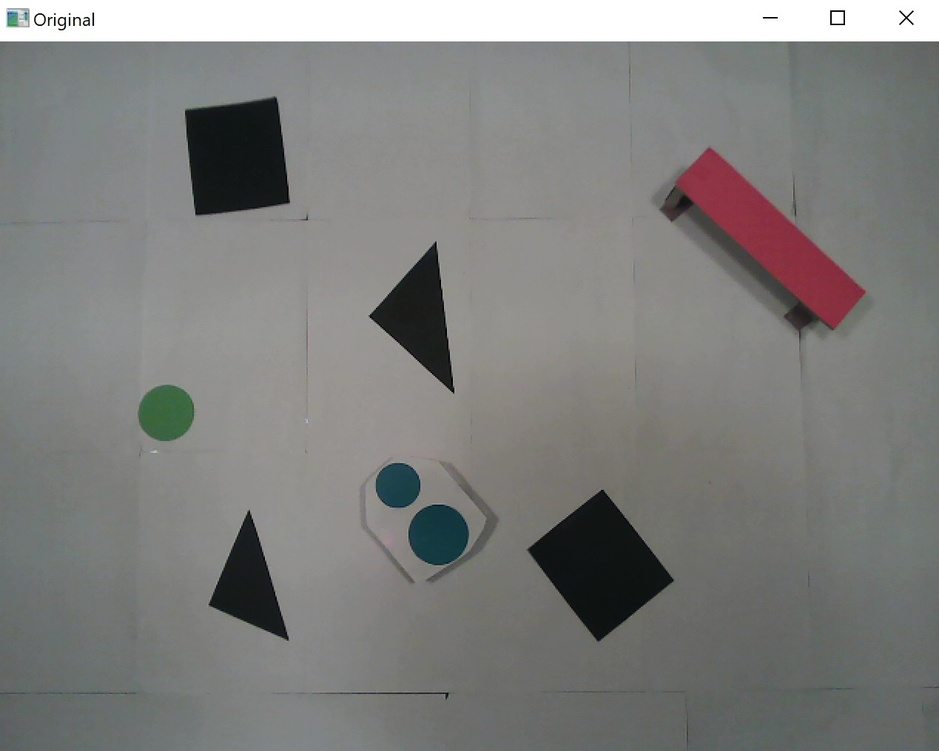
#> input picture original.jpg, 939 x 751 px, shrunk from 1269 x 1015 before the run; its folder holds only this picture in this run
$ python -i vision.py   (imports and definitions only)
#> lines starting #> are read from the running program, lines starting #| are printed output that depends on the picture; after the words box and inside, x2 and y2 are one past the last pixel; in counts of white or black regions, pixels touching at a corner belong together
#> further down, picture is the input picture: shape (751, 939, 3); mean B, G, R 125.4, 127.2, 126.9
import numpy as np
import cv2 as cv
import math
import copy

APPROX_FACTOR = 0.03
EPSILON = 0.01
TEXT_OFFSET = 5
FULL = -1
ALL_CTRS = -1
KERNEL_SIZE = (5, 5)
FONT_SCALE = 1
SCALING_FACTOR = 50
ROBOT_LINE = 50
THRESH = 80

MAX_CTR_SIZE = 1000
MIN_CTR_SIZE = 200

ROBOT_RADIUS = 10
GOAL_RADIUS = 15

MAX_VERT_OBST = 8
MIN_VERT_OBST = 2

PIXEL_WIDTH = 3
RED_CHANNEL = 0

GREEN = (0, 255, 0)
BLUE = (255, 0, 0)
RED = (0, 0, 255)
WHITE = (255, 255, 255)

#%%
def extract_obstacles(img):
    """"
    ---
    Description: Finds all the black obstacles and extract their vertices
                from the image
    ---
    Input: - img: Image captured by the camera

    ---
    Outputs: - obstacles: [array([[[v1_1x, v1_1y]],[[v1_2x, v1_2y]],...,
                                  [[v1_Nx, v1_Ny]]], dtype = int32),
                           array([[[v2_1x, v2_1y]],[[v2_2x, v2_2y]],...,
                                  [[v2_Nx, v2_Ny]]], dtype = int32),
                           .....,
                           array([[[vM_1x, vM_1y]],[[vM_2x, vM_2y]],...,
                                  [[vM_Nx, vM_Ny]]], dtype = int32),]
                           where vM_Nx is the x coordinate of the Nth vertex of
                           the Mth obstacle
             - Bolean returns false: if no obstacles found
    """

    # Extract the red obstacles from the red channel
    img_red = img[:, :, RED_CHANNEL]
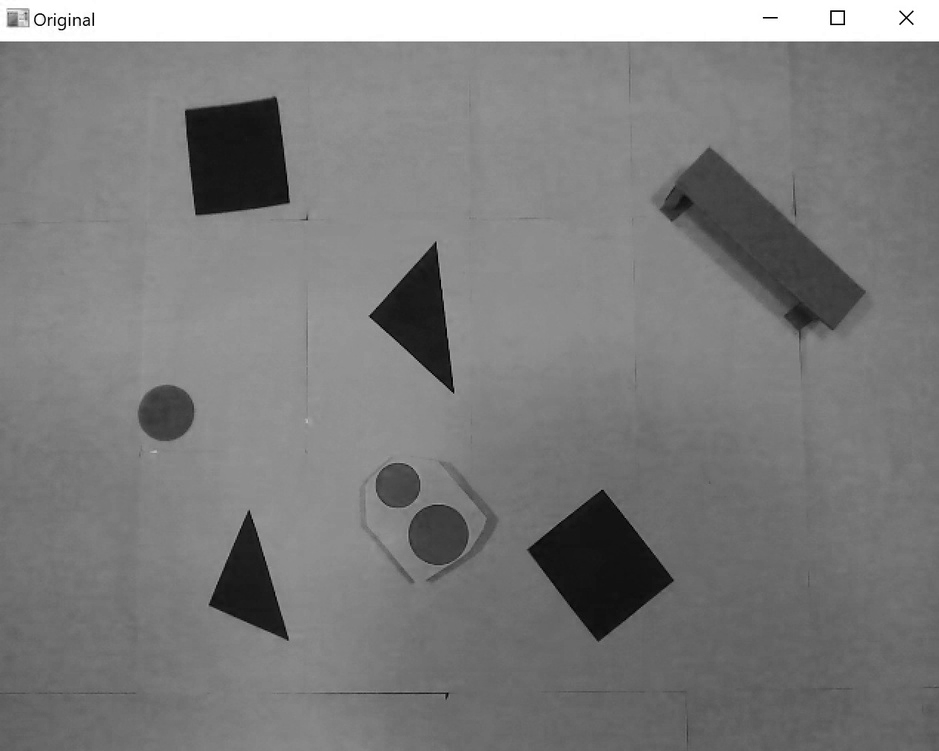
#> img_red: shape (751, 939); min 0, max 255, mean 125.4
    blurred = cv.GaussianBlur(img_red, KERNEL_SIZE, cv.BORDER_DEFAULT)

    # Perform an opening, which consists of an erosion plus a dilation
    img_filtered = cv.morphologyEx(blurred, cv.MORPH_OPEN,np.ones(KERNEL_SIZE))
    ret, img_ready = cv.threshold(img_filtered, THRESH, 255, cv.THRESH_BINARY)
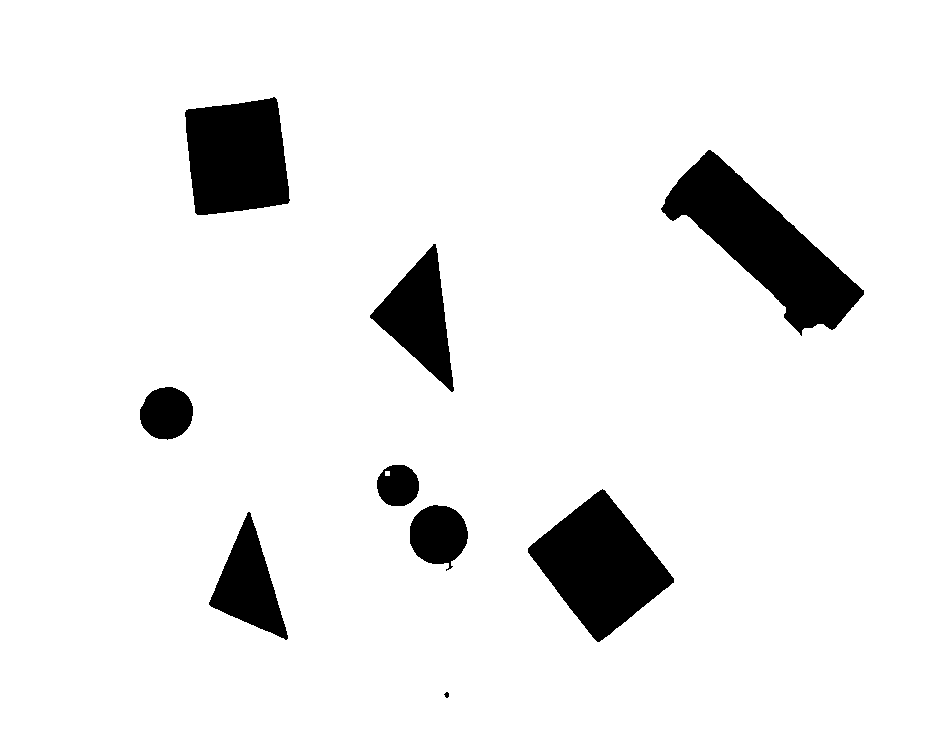
#> img_ready: shape (751, 939); 92.5% white; 9 black regions
#> ret = 80
    cv.imshow("Thresholded", img_ready)
    contours, hierarchy = cv.findContours(img_ready, cv.RETR_LIST, \
                                          cv.CHAIN_APPROX_SIMPLE)
#> contours = 11 contours, 1 with area under 20; largest, box (x1, y1, x2, y2) and area: (0, 0, 939, 751) 703500, (660, 149, 865, 337) 14350, (527, 488, 675, 643) 11944, (184, 96, 291, 216) 10297, (369, 243, 455, 393) 5919
    im2 = np.zeros(img.shape)
    approximations = []

    # Approximate each contour and evaluate their plausibility
    for count in range(len(contours)):
        epsilon = APPROX_FACTOR*cv.arcLength(contours[count], True)
        if (cv.arcLength(contours[count], True) < MAX_CTR_SIZE) & \
            (cv.arcLength(contours[count], True) > MIN_CTR_SIZE):
            approximations.append(cv.approxPolyDP(contours[count], epsilon, \
                                                  closed=True))
#> this loop made 11 passes
#> epsilon on passes 1 to 11: 0.604, 10.48, 6.58, 13.47, 0.48, 4.26, 5.34, 11.23, 18.15, 12.48, 101.3
#> after the loop, approximations = 6 contours; box (x1, y1, x2, y2) and area: (661, 149, 865, 337) 15846, (527, 488, 675, 643) 11404, (185, 96, 290, 216) 9730, (369, 243, 453, 393) 5471, (208, 511, 287, 641) 4347, (409, 504, 469, 572) 2523
    cv.drawContours(im2, approximations, ALL_CTRS, GREEN, PIXEL_WIDTH)
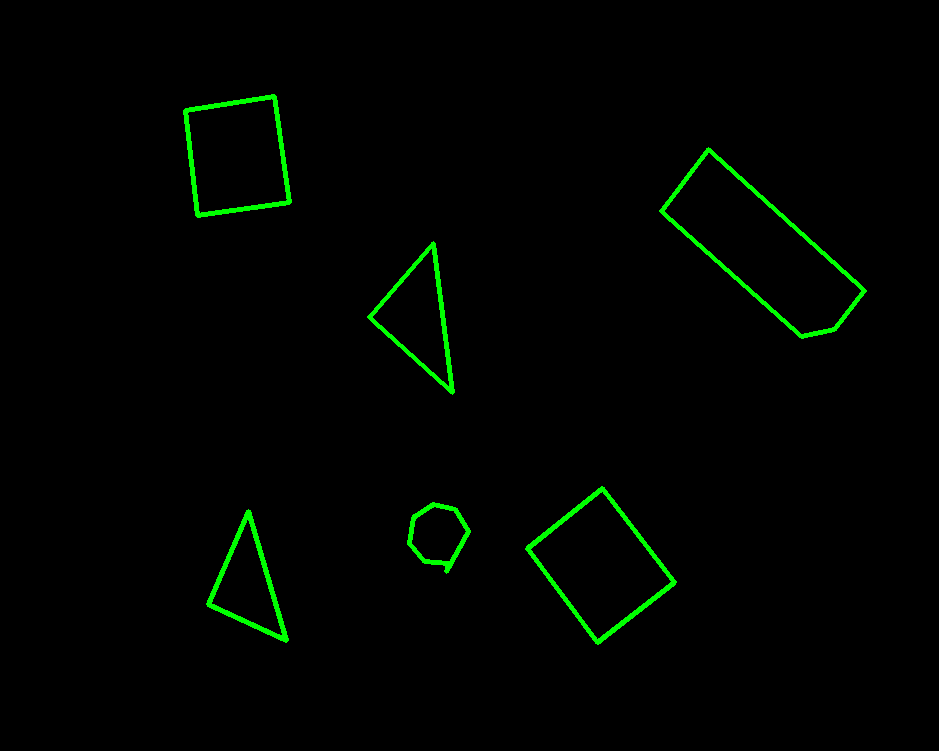
#> im2: shape (751, 939, 3) float64; mean of channels 0, 1, 2 0, 3.9, 0; drawn as B, G, R
    cv.imshow("Contours", im2)
    obstacles = []

    # Build the list and perform a second check on the obstacles
    for i in range(len(approximations)):
        if (len(approximations[i]) < MAX_VERT_OBST) and \
            (len(approximations[i]) > MIN_VERT_OBST):
            obstacles.append(approximations[i])
#> this loop made 6 passes
#> after the loop, obstacles = 5 contours; box (x1, y1, x2, y2) and area: (661, 149, 865, 337) 15846, (527, 488, 675, 643) 11404, (185, 96, 290, 216) 9730, (369, 243, 453, 393) 5471, (208, 511, 287, 641) 4347
    im3 = np.zeros(img.shape)
    cv.drawContours(im3, obstacles, ALL_CTRS, GREEN, PIXEL_WIDTH)
    cv.imshow("obstacles", im3)
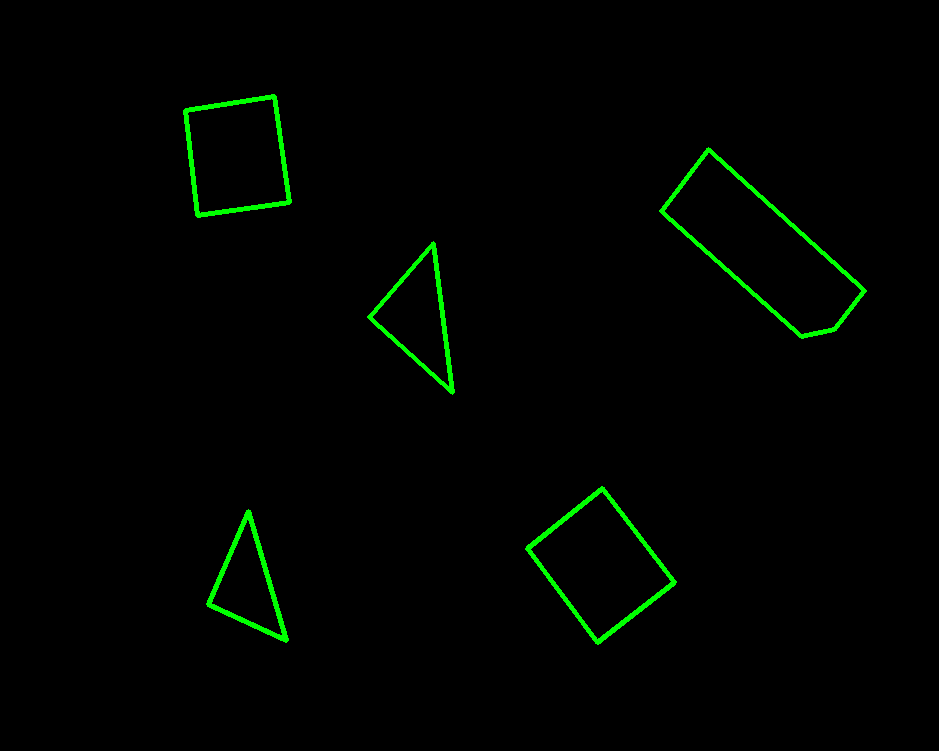
#> window 'obstacles': shape (751, 939, 3); mean B, G, R 0, 3.5, 0

    if not obstacles:
        return False, []
    return True, obstacles

#%%
# [156 lines left out: functions expand_obstacles, annotate_path, annotate_robot, annotate_goal, annotate_arch, convert_vertice, not called in this run]

>>> import cv2
>>> picture = cv2.imread('original.jpg')
>>> result = extract_obstacles(picture)
